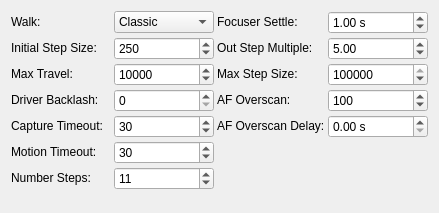
<?xml version="1.0" encoding="UTF-8"?>
<ui version="4.0">
 <class>OpsFocusMechanics</class>
 <widget class="QWidget" name="OpsFocusMechanics">
  <property name="geometry">
   <rect>
    <x>0</x>
    <y>0</y>
    <width>439</width>
    <height>213</height>
   </rect>
  </property>
  <property name="windowTitle">
   <string>Focus Mechanics</string>
  </property>
  <layout class="QVBoxLayout" name="verticalLayout">
   <item>
    <layout class="QGridLayout" name="gridLayoutMechanics" rowstretch="0,0,0,0,0,0,0">
     <property name="leftMargin">
      <number>0</number>
     </property>
     <property name="topMargin">
      <number>0</number>
     </property>
     <property name="spacing">
      <number>3</number>
     </property>
     <item row="2" column="1">
      <widget class="QDoubleSpinBox" name="focusMaxTravel">
       <property name="sizePolicy">
        <sizepolicy hsizetype="Preferred" vsizetype="Fixed">
         <horstretch>0</horstretch>
         <verstretch>0</verstretch>
        </sizepolicy>
       </property>
       <property name="toolTip">
        <string>&lt;html&gt;&lt;head/&gt;&lt;body&gt;&lt;p&gt;Maximum travel in steps before the autofocus process aborts&lt;/p&gt;&lt;/body&gt;&lt;/html&gt;</string>
       </property>
       <property name="decimals">
        <number>0</number>
       </property>
       <property name="minimum">
        <double>10.000000000000000</double>
       </property>
       <property name="maximum">
        <double>100000.000000000000000</double>
       </property>
       <property name="singleStep">
        <double>1000.000000000000000</double>
       </property>
       <property name="value">
        <double>10000.000000000000000</double>
       </property>
      </widget>
     </item>
     <item row="3" column="1">
      <widget class="QSpinBox" name="focusBacklash">
       <property name="sizePolicy">
        <sizepolicy hsizetype="Preferred" vsizetype="Fixed">
         <horstretch>0</horstretch>
         <verstretch>0</verstretch>
        </sizepolicy>
       </property>
       <property name="toolTip">
        <string>&lt;html&gt;&lt;head/&gt;&lt;body&gt;&lt;p&gt;For backlash-aware focusers, the amount of backlash to apply when reversing movement direction. Set to 0 to disable.&lt;/p&gt;&lt;p&gt;Typically either Focuser Backlash or AF Overscan is set.&lt;/p&gt;&lt;p&gt;This field sets the Indi Focuser Backlash field and can be set either here or on the Indi Control Panel.&lt;/p&gt;&lt;/body&gt;&lt;/html&gt;</string>
       </property>
      </widget>
     </item>
     <item row="2" column="0">
      <widget class="QLabel" name="label_12">
       <property name="sizePolicy">
        <sizepolicy hsizetype="Preferred" vsizetype="Fixed">
         <horstretch>0</horstretch>
         <verstretch>0</verstretch>
        </sizepolicy>
       </property>
       <property name="toolTip">
        <string/>
       </property>
       <property name="text">
        <string>Max Travel:</string>
       </property>
       <property name="buddy">
        <cstring>focusMaxTravel</cstring>
       </property>
      </widget>
     </item>
     <item row="4" column="0">
      <widget class="QLabel" name="label_26">
       <property name="sizePolicy">
        <sizepolicy hsizetype="Preferred" vsizetype="Fixed">
         <horstretch>0</horstretch>
         <verstretch>0</verstretch>
        </sizepolicy>
       </property>
       <property name="text">
        <string>Capture Timeout:</string>
       </property>
       <property name="buddy">
        <cstring>focusCaptureTimeout</cstring>
       </property>
      </widget>
     </item>
     <item row="0" column="1">
      <widget class="QComboBox" name="focusWalk">
       <property name="sizePolicy">
        <sizepolicy hsizetype="Preferred" vsizetype="Fixed">
         <horstretch>0</horstretch>
         <verstretch>0</verstretch>
        </sizepolicy>
       </property>
       <property name="toolTip">
        <string>&lt;html&gt;&lt;head/&gt;&lt;body&gt;&lt;p&gt;Select the type of walk for the focuser to take when using &lt;span style=&quot; font-weight:600;&quot;&gt;Linear 1 Pass&lt;/span&gt;.  For &lt;span style=&quot; font-weight:600;&quot;&gt;Linear&lt;/span&gt; only &lt;span style=&quot; font-weight:600;&quot;&gt;Classic&lt;/span&gt; is available.&lt;/p&gt;&lt;p&gt;&lt;span style=&quot; font-weight:600;&quot;&gt;Classic&lt;/span&gt;: Focuser steps out &amp;quot;Out Step Multiple&amp;quot; steps, takes a frame and then steps in through focus at a constant step size taking and analysing frames at each step. The exact point at which the pass stops is dependent on the data so this walk is tolerant of starting further away from focus, but at the expense of extra steps.&lt;/p&gt;&lt;p&gt;&lt;span style=&quot; font-weight:600;&quot;&gt;Fixed Steps&lt;/span&gt;: Focuser steps out half of &amp;quot;Number Steps&amp;quot;, takes a frame and then steps in exactly &amp;quot;Number Steps&amp;quot;. This walk must be started close to focus to be effective but is predictable in the number of steps taken. This walk is experimental.&lt;/p&gt;&lt;p&gt;&lt;span style=&quot; font-weight:600;&quot;&gt;CFZ Shuffle&lt;/span&gt;: Similar to &lt;span style=&quot; font-weight:600;&quot;&gt;Fixed Steps&lt;/span&gt; except this walk takes half steps near the focus point to try to give more weight to points nearer to focus in the curve fitting. As with &lt;span style=&quot; font-weight:600;&quot;&gt;Fixed Steps&lt;/span&gt; this walk must be started close to focus to be effective but is predictable in the number of steps taken. This walk is experimental.&lt;/p&gt;&lt;p&gt;&lt;br/&gt;&lt;/p&gt;&lt;/body&gt;&lt;/html&gt;</string>
       </property>
       <item>
        <property name="text">
         <string>Classic</string>
        </property>
       </item>
       <item>
        <property name="text">
         <string>Fixed Steps</string>
        </property>
       </item>
       <item>
        <property name="text">
         <string>CFZ Shuffle</string>
        </property>
       </item>
      </widget>
     </item>
     <item row="1" column="3">
      <widget class="QDoubleSpinBox" name="focusOutSteps">
       <property name="sizePolicy">
        <sizepolicy hsizetype="Preferred" vsizetype="Fixed">
         <horstretch>0</horstretch>
         <verstretch>0</verstretch>
        </sizepolicy>
       </property>
       <property name="toolTip">
        <string>&lt;html&gt;&lt;body&gt;&lt;p&gt;This number multiplied by initial-step-size is number of outward steps the Linear Focus algorithm moves away from the initial position at the start of focusing.&lt;/p&gt;&lt;/body&gt;&lt;/html&gt;</string>
       </property>
       <property name="minimum">
        <double>3.000000000000000</double>
       </property>
       <property name="maximum">
        <double>10.000000000000000</double>
       </property>
       <property name="singleStep">
        <double>1.000000000000000</double>
       </property>
       <property name="value">
        <double>5.000000000000000</double>
       </property>
      </widget>
     </item>
     <item row="3" column="3">
      <widget class="QSpinBox" name="focusAFOverscan">
       <property name="sizePolicy">
        <sizepolicy hsizetype="Preferred" vsizetype="Fixed">
         <horstretch>0</horstretch>
         <verstretch>0</verstretch>
        </sizepolicy>
       </property>
       <property name="toolTip">
        <string>&lt;html&gt;&lt;head/&gt;&lt;body&gt;&lt;p&gt;Provides backlash overscan in ticks for outward focuser movements during an Autofocus run. This is in addition to any Driver Backlash provided by the device driver and set in the Driver Backlash field. Set to 0 to disable. &lt;/p&gt;&lt;p&gt;If set, AF Overscan is applied to all focuser movements initiated by the Focus module.&lt;/p&gt;&lt;p&gt;Typically either Focuser Backlash or AF Overscan is set.&lt;/p&gt;&lt;/body&gt;&lt;/html&gt;</string>
       </property>
       <property name="maximum">
        <number>10000</number>
       </property>
       <property name="value">
        <number>100</number>
       </property>
      </widget>
     </item>
     <item row="0" column="3">
      <widget class="QDoubleSpinBox" name="focusSettleTime">
       <property name="sizePolicy">
        <sizepolicy hsizetype="Preferred" vsizetype="Fixed">
         <horstretch>0</horstretch>
         <verstretch>0</verstretch>
        </sizepolicy>
       </property>
       <property name="toolTip">
        <string>&lt;html&gt;&lt;head/&gt;&lt;body&gt;&lt;p&gt;Settle time (in seconds) after moving the focuser before capturing the next image during Auto Focus and after an Adaptive Focus movement.&lt;/p&gt;&lt;/body&gt;&lt;/html&gt;</string>
       </property>
       <property name="suffix">
        <string> s</string>
       </property>
       <property name="decimals">
        <number>2</number>
       </property>
       <property name="maximum">
        <double>30.000000000000000</double>
       </property>
       <property name="value">
        <double>1.000000000000000</double>
       </property>
      </widget>
     </item>
     <item row="0" column="0">
      <widget class="QLabel" name="focusWalkLabel">
       <property name="sizePolicy">
        <sizepolicy hsizetype="Preferred" vsizetype="Fixed">
         <horstretch>0</horstretch>
         <verstretch>0</verstretch>
        </sizepolicy>
       </property>
       <property name="text">
        <string>Walk:</string>
       </property>
       <property name="buddy">
        <cstring>focusWalk</cstring>
       </property>
      </widget>
     </item>
     <item row="6" column="0">
      <widget class="QLabel" name="focusNumStepsLabel">
       <property name="sizePolicy">
        <sizepolicy hsizetype="Preferred" vsizetype="Fixed">
         <horstretch>0</horstretch>
         <verstretch>0</verstretch>
        </sizepolicy>
       </property>
       <property name="text">
        <string>Number Steps:</string>
       </property>
       <property name="buddy">
        <cstring>focusNumSteps</cstring>
       </property>
      </widget>
     </item>
     <item row="1" column="0">
      <widget class="QLabel" name="label">
       <property name="sizePolicy">
        <sizepolicy hsizetype="Preferred" vsizetype="Fixed">
         <horstretch>0</horstretch>
         <verstretch>0</verstretch>
        </sizepolicy>
       </property>
       <property name="toolTip">
        <string/>
       </property>
       <property name="whatsThis">
        <string/>
       </property>
       <property name="text">
        <string>Initial Step Size:</string>
       </property>
       <property name="buddy">
        <cstring>focusTicks</cstring>
       </property>
      </widget>
     </item>
     <item row="2" column="3">
      <widget class="QSpinBox" name="focusMaxSingleStep">
       <property name="sizePolicy">
        <sizepolicy hsizetype="Preferred" vsizetype="Fixed">
         <horstretch>0</horstretch>
         <verstretch>0</verstretch>
        </sizepolicy>
       </property>
       <property name="toolTip">
        <string>&lt;html&gt;&lt;head/&gt;&lt;body&gt;&lt;p&gt;The maximum single step size the algorithm is allowed to command as it searches for the critical focus zone. The calculated step size would be limited to this maximum value.&lt;/p&gt;&lt;/body&gt;&lt;/html&gt;</string>
       </property>
       <property name="minimum">
        <number>10</number>
       </property>
       <property name="maximum">
        <number>100000</number>
       </property>
       <property name="value">
        <number>100000</number>
       </property>
      </widget>
     </item>
     <item row="0" column="2">
      <widget class="QLabel" name="label_9">
       <property name="sizePolicy">
        <sizepolicy hsizetype="Preferred" vsizetype="Fixed">
         <horstretch>0</horstretch>
         <verstretch>0</verstretch>
        </sizepolicy>
       </property>
       <property name="text">
        <string>Focuser Settle:</string>
       </property>
       <property name="buddy">
        <cstring>focusSettleTime</cstring>
       </property>
      </widget>
     </item>
     <item row="1" column="1">
      <widget class="QSpinBox" name="focusTicks">
       <property name="sizePolicy">
        <sizepolicy hsizetype="Preferred" vsizetype="Fixed">
         <horstretch>0</horstretch>
         <verstretch>0</verstretch>
        </sizepolicy>
       </property>
       <property name="toolTip">
        <string>&lt;html&gt;&lt;head/&gt;&lt;body&gt;&lt;p&gt;&lt;span style=&quot; font-weight:600;&quot;&gt;Initial Step Size&lt;/span&gt; in ticks to cause a noticeable change in HFR value. For timer based focuser, it is the initial time in milliseconds to move the focuser inward or outward&lt;/p&gt;&lt;/body&gt;&lt;/html&gt;</string>
       </property>
       <property name="minimum">
        <number>1</number>
       </property>
       <property name="maximum">
        <number>50000</number>
       </property>
       <property name="singleStep">
        <number>10</number>
       </property>
       <property name="value">
        <number>250</number>
       </property>
      </widget>
     </item>
     <item row="4" column="1">
      <widget class="QSpinBox" name="focusCaptureTimeout">
       <property name="sizePolicy">
        <sizepolicy hsizetype="Preferred" vsizetype="Fixed">
         <horstretch>0</horstretch>
         <verstretch>0</verstretch>
        </sizepolicy>
       </property>
       <property name="toolTip">
        <string>Maximum time in seconds to wait for a captured image to be received before declaring a timeout.</string>
       </property>
       <property name="minimum">
        <number>5</number>
       </property>
       <property name="maximum">
        <number>300</number>
       </property>
       <property name="value">
        <number>30</number>
       </property>
      </widget>
     </item>
     <item row="6" column="1">
      <widget class="QSpinBox" name="focusNumSteps">
       <property name="sizePolicy">
        <sizepolicy hsizetype="Preferred" vsizetype="Fixed">
         <horstretch>0</horstretch>
         <verstretch>0</verstretch>
        </sizepolicy>
       </property>
       <property name="toolTip">
        <string>&lt;html&gt;&lt;head/&gt;&lt;body&gt;&lt;p&gt;The total number of steps to use when Walk is set to one of the fixed number of steps walks and Algorithm is Linear 1 Pass.&lt;/p&gt;&lt;/body&gt;&lt;/html&gt;</string>
       </property>
       <property name="minimum">
        <number>5</number>
       </property>
       <property name="maximum">
        <number>25</number>
       </property>
       <property name="value">
        <number>11</number>
       </property>
      </widget>
     </item>
     <item row="3" column="0">
      <widget class="QLabel" name="label_11">
       <property name="sizePolicy">
        <sizepolicy hsizetype="Preferred" vsizetype="Fixed">
         <horstretch>0</horstretch>
         <verstretch>0</verstretch>
        </sizepolicy>
       </property>
       <property name="text">
        <string>Driver Backlash:</string>
       </property>
       <property name="buddy">
        <cstring>focusBacklash</cstring>
       </property>
      </widget>
     </item>
     <item row="3" column="2">
      <widget class="QLabel" name="label_8">
       <property name="sizePolicy">
        <sizepolicy hsizetype="Preferred" vsizetype="Fixed">
         <horstretch>0</horstretch>
         <verstretch>0</verstretch>
        </sizepolicy>
       </property>
       <property name="text">
        <string>AF Overscan:</string>
       </property>
       <property name="alignment">
        <set>Qt::AlignLeading|Qt::AlignLeft|Qt::AlignVCenter</set>
       </property>
       <property name="buddy">
        <cstring>focusAFOverscan</cstring>
       </property>
      </widget>
     </item>
     <item row="1" column="2">
      <widget class="QLabel" name="focusOutStepsLabel">
       <property name="sizePolicy">
        <sizepolicy hsizetype="Preferred" vsizetype="Fixed">
         <horstretch>0</horstretch>
         <verstretch>0</verstretch>
        </sizepolicy>
       </property>
       <property name="text">
        <string>Out Step Multiple:</string>
       </property>
       <property name="buddy">
        <cstring>focusOutSteps</cstring>
       </property>
      </widget>
     </item>
     <item row="2" column="2">
      <widget class="QLabel" name="label_17">
       <property name="sizePolicy">
        <sizepolicy hsizetype="Preferred" vsizetype="Fixed">
         <horstretch>0</horstretch>
         <verstretch>0</verstretch>
        </sizepolicy>
       </property>
       <property name="mouseTracking">
        <bool>false</bool>
       </property>
       <property name="text">
        <string>Max Step Size:</string>
       </property>
       <property name="buddy">
        <cstring>focusMaxSingleStep</cstring>
       </property>
      </widget>
     </item>
     <item row="5" column="0">
      <widget class="QLabel" name="label_27">
       <property name="sizePolicy">
        <sizepolicy hsizetype="Preferred" vsizetype="Fixed">
         <horstretch>0</horstretch>
         <verstretch>0</verstretch>
        </sizepolicy>
       </property>
       <property name="text">
        <string>Motion Timeout:</string>
       </property>
       <property name="buddy">
        <cstring>focusMotionTimeout</cstring>
       </property>
      </widget>
     </item>
     <item row="5" column="1">
      <widget class="QSpinBox" name="focusMotionTimeout">
       <property name="sizePolicy">
        <sizepolicy hsizetype="Preferred" vsizetype="Fixed">
         <horstretch>0</horstretch>
         <verstretch>0</verstretch>
        </sizepolicy>
       </property>
       <property name="toolTip">
        <string>&lt;html&gt;&lt;head/&gt;&lt;body&gt;&lt;p&gt;Maximum time in seconds to wait for the focuser to move to the desired position before declaring a timeout.&lt;/p&gt;&lt;/body&gt;&lt;/html&gt;</string>
       </property>
       <property name="minimum">
        <number>5</number>
       </property>
       <property name="maximum">
        <number>120</number>
       </property>
       <property name="value">
        <number>30</number>
       </property>
      </widget>
     </item>
     <item row="4" column="2">
      <widget class="QLabel" name="label_2">
       <property name="sizePolicy">
        <sizepolicy hsizetype="Preferred" vsizetype="Fixed">
         <horstretch>0</horstretch>
         <verstretch>0</verstretch>
        </sizepolicy>
       </property>
       <property name="text">
        <string>AF Overscan Delay:</string>
       </property>
       <property name="buddy">
        <cstring>focusOverscanDelay</cstring>
       </property>
      </widget>
     </item>
     <item row="4" column="3">
      <widget class="QDoubleSpinBox" name="focusOverscanDelay">
       <property name="sizePolicy">
        <sizepolicy hsizetype="Preferred" vsizetype="Fixed">
         <horstretch>0</horstretch>
         <verstretch>0</verstretch>
        </sizepolicy>
       </property>
       <property name="toolTip">
        <string>&lt;html&gt;&lt;head/&gt;&lt;body&gt;&lt;p&gt;Delay between completing the outward motion of an Overscan and starting the inward motion. For most focusers 0s is fine. For others (e.g. Sesto Senso) a small delay may be required.&lt;/p&gt;&lt;/body&gt;&lt;/html&gt;</string>
       </property>
       <property name="suffix">
        <string> s</string>
       </property>
       <property name="maximum">
        <double>10.000000000000000</double>
       </property>
      </widget>
     </item>
    </layout>
   </item>
   <item>
    <spacer name="verticalSpacer">
     <property name="orientation">
      <enum>Qt::Vertical</enum>
     </property>
     <property name="sizeHint" stdset="0">
      <size>
       <width>20</width>
       <height>40</height>
      </size>
     </property>
    </spacer>
   </item>
  </layout>
 </widget>
 <tabstops>
  <tabstop>focusWalk</tabstop>
  <tabstop>focusSettleTime</tabstop>
  <tabstop>focusTicks</tabstop>
  <tabstop>focusOutSteps</tabstop>
  <tabstop>focusMaxTravel</tabstop>
  <tabstop>focusMaxSingleStep</tabstop>
  <tabstop>focusBacklash</tabstop>
  <tabstop>focusAFOverscan</tabstop>
  <tabstop>focusCaptureTimeout</tabstop>
  <tabstop>focusOverscanDelay</tabstop>
  <tabstop>focusMotionTimeout</tabstop>
  <tabstop>focusNumSteps</tabstop>
 </tabstops>
 <resources/>
 <connections/>
</ui>
